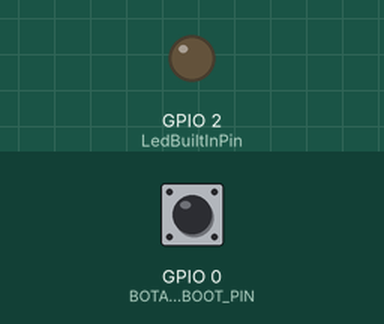
Simulated run of this program. Board: ESP32. Parts: output pins drawn as LEDs (lit = HIGH). Inputs (shaded band) come from the test bench; at power-on: GPIO 0 (BOTAO_BOOT_PIN) HIGH. WiFi joins after 1.5 s; servers stay silent unless stated; network time is answered at once with the bench clock; the local clock reads 2024-03-15 10:24:30 at power-on unless the program sets it; random numbers use the default seed unless the program sets one; no MQTT or app messages arrive unless stated; what the program prints to the serial monitor is not drawn.

Above: at 2.7 s.
2.8 s: GPIO 0 (BOTAO_BOOT_PIN) pulled LOW for 0.15 s
At 4.2 s:
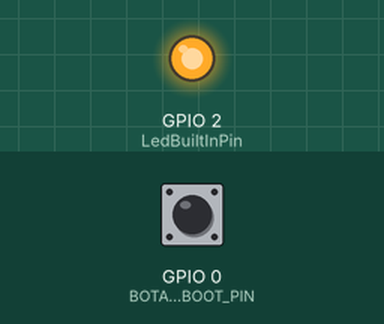
5.9 s: GPIO 0 (BOTAO_BOOT_PIN) pulled LOW for 1 s
At 6.6 s:
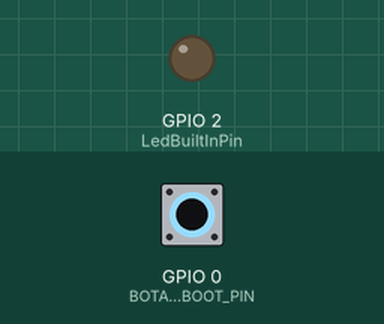
8.4 s: GPIO 0 (BOTAO_BOOT_PIN) pulled LOW for 3.2 s
At 9.6 s:
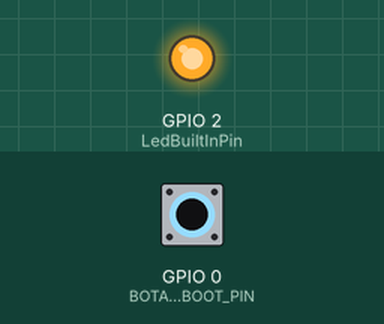
Timing chart, 0 to 11.4 s (numbered marks = the images above; inputs shaded):
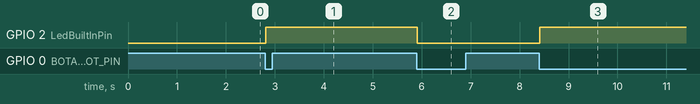

The program:

main.cpp
```cpp
#include <Arduino.h>
#include <ArduinoJson.h>
#include "iot.h"
#include "saidas.h"
#include "entradas.h"
#include "tempo.h"
#include "token.h"
#include <TimeLib.h>

// setTime(epochTime);
// Serial.printf("%02d/%02d/%04d", day(), month(), year());
// Serial.printf(" %02d:%02d:%02d \n", hour(), minute(), second());

#define mqtt_pub_topic1 "projetoKaue/publish"

// void acao_botao_boot();

unsigned long tempo_anterior = 0;
const unsigned long intervalo = 5000;

void setup()
{
    Serial.begin(115200);
    setup_wifi();
    setup_time();
    inicializa_entradas();
    inicializa_saidas();
    inicializa_mqtt();
    atualiza_time();
    Inicializa_senha();
}

void loop()
{
    atualiza_time();
    atualiza_saidas();
    atualiza_botoes();
    atualiza_mqtt();
    gera_senha();
    // acao_botao_boot();
    // Estado_botao();

    String json;
    JsonDocument doc;
    bool mensagemEmFila = false;
    if (millis() - tempo_anterior >= intervalo)
    {
        tempo_anterior = millis();
        doc["TimesTamp"] = timeStamp();
        mensagemEmFila = true;

        // doc["botao"] = estadoBotao;
        // doc["Led_Interna"] = LedBuiltInState;
        // Serial.print("Publiclando: ");
        // Serial.println(json);
    }

    if (botao_boot_pressionado())
    {
        LedBuiltInState = !LedBuiltInState;
        doc["LedState"] = LedBuiltInState;
        doc["BotaoState"] = true;
        doc["TimesTamp"] = timeStamp();
        mensagemEmFila = true;
    }
    else if (botao_boot_solto())
    {
        doc["BotaoState"] = false;
        doc["TimesTamp"] = timeStamp();
        mensagemEmFila = true;
    }
    if (mensagemEmFila)
    {
        serializeJson(doc, json);
        publica_mqtt(mqtt_pub_topic1, json);
        mensagemEmFila = false;
    }
}

// void acao_botao_boot()
//{
// }
```

entradas.h
```cpp
//Inicia as entradas digitais
void inicializa_entradas();

//Atualiza o estado do botão
void atualiza_botoes();

/*
@brief Indica se o botão boot foi pressionado
@return Verdadeiro caso for pressionado
*/

bool botao_boot_pressionado();
bool botao_boot_solto();

//bool Estado_botao();

//extern bool estadoBotao;
```

iot.h
```cpp
#pragma once

//Inicia a conexão WiFi
void setup_wifi();

//Inicia a conexão MQTT
void inicializa_mqtt();
void inicializa_display();
/*
@brief Publica uma mensagem no tópico MQTT
@param topico Tópico mqtt a ser publicado
@param msg Mensagem a ser publicada
*/
void publica_mqtt(String topico, String msg);

//Atualiza a conexão MQTT
void atualiza_mqtt();
```

saidas.h
```cpp
//Inicializa as saídas digitais
void inicializa_saidas();

//Atualiza as saídas digitais
void atualiza_saidas();

//Variavel que controla o LED da placa
extern bool LedBuiltInState;
```

senhas.h
```cpp
//Credenciais de acesso WIFI
const char *ssid = "MQTT";
const char *password = "info@134";

const char *mqtt_server = "172.16.57.45";
const int mqtt_port = 1883;
```

tempo.h
```cpp
#pragma once


//Retorna a hora atual no formato hh:mm:ss
void hora_certa();

/*
@brief Retorna tempo no formato POSIX
@return tempo no formato POSIX
*/
unsigned long timeStamp();

//Configura o servidor NTP
void setup_time();

//Atualiza o servidor NTP
void atualiza_time();
```

token.h
```cpp
extern long randNumber;
extern unsigned long tempo_anterior_token;
extern const unsigned long troca_Token;
extern const unsigned long tempo_extra;

void Inicializa_senha();

void gera_senha();

//extern unsigned long tempo_anterior;
//extern const unsigned long intervalo;
```

entradas.cpp
```cpp
#include <Arduino.h>
#include <Bounce2.h>
#include "entradas.h"
#include "saidas.h"

// Definição dos pinos dos botões
#define BOTAO_BOOT_PIN 0

//bool estadoBotao = false;

// Criação dos objetos para debouncing
Bounce botao_boot = Bounce();

// Inicializa as entradas digitais
void inicializa_entradas()
{
    botao_boot.attach(BOTAO_BOOT_PIN, INPUT_PULLUP);
    //botao_boot.interval(50);
}

// Atualiza o estado dos botões
void atualiza_botoes()
{
    botao_boot.update();
}

// Retorna se o botão boot foi pressionado
bool botao_boot_pressionado()
{
    return botao_boot.fell();
}

/*
bool Estado_botao()
{
    if (botao_boot.fell())
    {
        estadoBotao = true;
        Serial.println("Botao pressionado");
    }
    else if (botao_boot.rose())
    {
        estadoBotao = false;
        Serial.println("Butao solto");
    }
    return estadoBotao;
}
*/

bool botao_boot_solto()
{
    return botao_boot.rose();
}
```

iot.cpp
```cpp
#include <WiFi.h>
#include <PubSubClient.h>
#include "tempo.h"
#include <ArduinoJson.h>
#include "iot.h"
#include "senhas.h"
#include "saidas.h"
#include "token.h"
#include <Arduino.h>

#define mqtt_topic1 "ProjetoKaue/receba"

const String cliente_id = "ESP32Client" + String(random(0xffff), HEX);

WiFiClient espClient;
PubSubClient client(espClient);

void tratar_msg(char *topic, String msg);
void callback(char *topic, byte *payload, unsigned int length);
void reconecta_mqtt();
void inscricao_topicos();

void setup_wifi()
{
    Serial.println();
    Serial.print("Conectando-se a Rede WiFi ");
    Serial.print(ssid);
    WiFi.begin(ssid, password);
    while (WiFi.status() != WL_CONNECTED)
    {
        delay(500);
        Serial.print(".");
    }
    Serial.println();
    Serial.print("Conectado ao WiFi com sucesso com IP: ");
    Serial.println(WiFi.localIP());
}

void inicializa_mqtt()
{
    client.setServer(mqtt_server, mqtt_port);
    client.setCallback(callback);
}

void atualiza_mqtt()
{
    client.loop();
    if (client.state() != MQTT_CONNECTED)
    {
        reconecta_mqtt();
    }
}

void callback(char *topic, byte *payload, unsigned int length)
{
    // Serial.printf("Mensagem recebida [ %s ] \n\r", topic);
    String msg = "";
    for (int i = 0; i < length; i++)
    {
        // Serial.print((char)payload[i]);
        msg += (char)payload[i];
    }
    // Serial.println();
    tratar_msg(topic, msg);
}

void reconecta_mqtt()
{
    while (!client.connected())
    {
        Serial.print("Tentando se conectar ao Broker MQTT: ");
        Serial.println(mqtt_server);
        if (client.connect(cliente_id.c_str()))
        {
            Serial.println("Conectado ao Broker MQTT");
            inscricao_topicos();
        }
        else
        {
            Serial.println("Falha ao conectar ao Broker.");
            Serial.println("Havera nova tentativa de conexao em 2 segundos");
            delay(2000);
        }
    }
}

void publica_mqtt(String topico, String msg)
{
    client.publish(topico.c_str(), msg.c_str());
}

void inscricao_topicos()
{
    client.subscribe(mqtt_topic1); // LED 1
}

void tratar_msg(char *topic, String msg)
{
    if (strcmp(topic, mqtt_topic1) == 0)
    {
        int senha = randNumber;
        JsonDocument doc;
        deserializeJson(doc, msg);

        if (doc.containsKey("token"))
        {
            if (doc["token"] == senha)
            {
                if (doc.containsKey("LedState"))
                {
                    LedBuiltInState = doc["LedState"];
                }
            }
        }
        else
        {
            Serial.println("Nenhum token encontrado");
        }
    }
}
```

saidas.cpp
```cpp
#include <Arduino.h>
#include "saidas.h"

#define LedBuiltInPin 2

bool LedBuiltInState = LOW;

void inicializa_saidas()
{
    pinMode(LedBuiltInPin, OUTPUT);
}
void atualiza_saidas()
{
    digitalWrite(LedBuiltInPin, LedBuiltInState);
}
```

tempo.cpp
```cpp
#include <WiFiUdp.h>
#include <NTPClient.h> // Consultar a hora no servidor
#include <TimeLib.h>   // Formatar a hora
#include "tempo.h"

// Fuso horário de Brasília GMT-3
const int fusoHorario = -10800;

// Atualiza o servidor NTP a cada 60 segundos
const unsigned long atualizaNTP = 60000; // em milissegundos

// Configuração do servidor NTP
WiFiUDP ntpUDP;
NTPClient timeClient(ntpUDP, "pool.ntp.org", fusoHorario, atualizaNTP);

// Retorna a hora atual no formato dd/mm/aaaa hh:mm:ss
void hora_certa()
{
  unsigned long epochTime = timeClient.getEpochTime();
  setTime(epochTime);
  Serial.printf("%02d/%02d/%04d", day(), month(), year());
  Serial.printf(" %02d:%02d:%02d \n", hour(), minute(), second());
}

// Retorna tempo no formato POSIX
unsigned long timeStamp()
{
  return timeClient.getEpochTime();
}

// Configura o servidor NTP
void setup_time()
{
  timeClient.begin();
}

// Atualiza o servidor NTP
void atualiza_time()
{
  timeClient.update();
}

unsigned int obterHora() {
    return hour();
}

unsigned int obterMinuto() {
    return minute();
}

unsigned int obterSegundo() {
    return second();
}
```

token.cpp
```cpp
#include <Arduino.h>
#include "token.h"
#include "tempo.h"

long randNumber;

unsigned long tempo_anterior_token = 0;
const unsigned long troca_Token = 10000;
const unsigned long tempo_extra = 30000;

void Inicializa_senha()
{
    randomSeed(timeStamp());
}

void gera_senha()
{
    if (millis() - tempo_anterior_token >= troca_Token)
    {
        tempo_anterior_token = millis();
        randNumber = random(1000, 10000);
        Serial.println(randNumber);
    }
}
```

Measured:
- after the input at 2.8 s, GPIO 2 (LedBuiltInPin): LOW → HIGH at once
- after the input at 5.9 s, GPIO 2 (LedBuiltInPin): HIGH → LOW at once
- after the input at 8.4 s, GPIO 2 (LedBuiltInPin): LOW → HIGH at once
